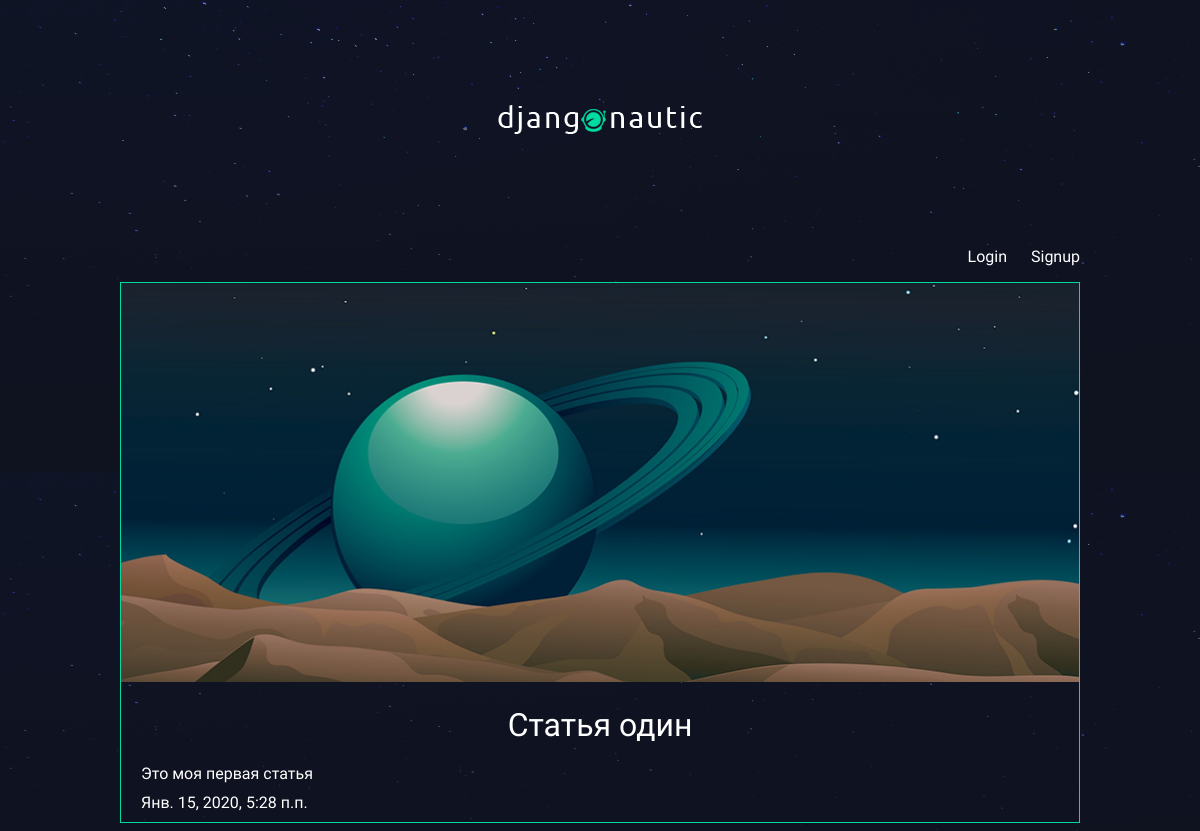
/blog/statya-odin, run on the app's committed database.
### blog/models.py (models this page shows, shortened)
class Article(models.Model):
    title = models.CharField(max_length=100)
    slug = models.SlugField(null=True, blank=True)
    body = models.TextField(null=True, blank=True)
    seo_title = models.CharField(null=True, blank=True, max_length=100)
    seo_description = models.CharField(null=True, blank=True, max_length=1000)
    date = models.DateTimeField(auto_now_add=True)
    thumb = models.ImageField(default='default.png', blank=True)
    author = models.ForeignKey(User, on_delete=models.CASCADE, default=None)

### blog/views.py (the view)
# urls.py: path('<slug>', views.article_detail, name='detail'),
def article_detail(request, slug):
    article = Article.objects.get(slug=slug)
    return render(request, 'articles/article_detail.html', {'article': article})

### blog/templates/articles/article_detail.html
{% extends 'base_layout.html' %}
{% block content %}
    <div class="article-detail">
        <div class="article">
            <img src="{{article.thumb.url}}" alt="">
            <h2>{{article.title}}</h2>
            <p>{{article.body}}</p>
            <p>{{article.date}}</p>
        </div>
    </div>
{% endblock %}

### assets/styles.css (style rules this page uses)
body { background-color: #0f121f; background-image: url(/static/stars.png); background-repeat-y: no-repeat; color: #fff; }
body * { font-family: Ubuntu; }
h1, h2, h3, h4, h5 { font-weight: normal; margin: 0; }
.article { padding: 10px; border: 1px solid #00dba0; position: relative; padding-bottom: 40px; }
.article h2 { font-size: 1.2em; }
.article-detail .article { padding: 0; }
.article-detail .article img { max-width: 100%; }
.article-detail .article h2 { text-align: center; margin: 20px auto; font-size: 2em }
.article-detail .article p { margin: 10px 20px }

### data on the page
Article: thumb (placeholder picture), title "Статья один", body "Это моя первая статья", date "Янв. 15, 2020, 5:28 п.п."
